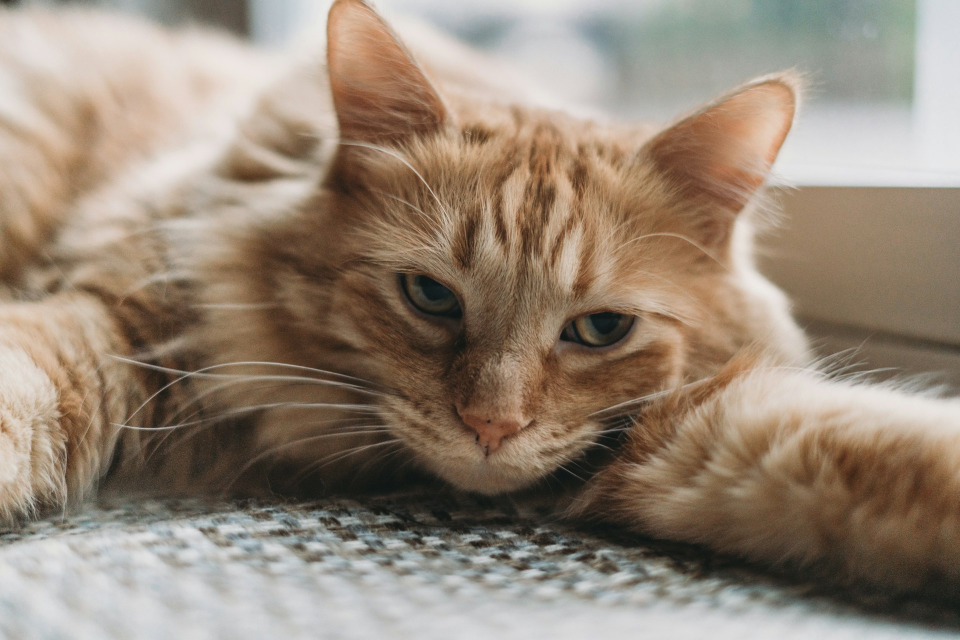
#> input picture closeup-cat-ground.jpg, 1920 x 1280 px (shown at 1/2 size)
$ python feature_detection.py closeup-cat-ground.jpg
#> lines starting #> are read from the running program, lines starting #| are printed output that depends on the picture
import sys
import time
from pathlib import Path

import cv2
import numpy as np
import pandas as pd
import matplotlib

matplotlib.use("Agg")  # we only save figures, never show them
import matplotlib.pyplot as plt


RUNS = 10                # timing repetitions (median reported)
MAX_KEYPOINTS = 1000     # common cap for every algorithm
MAX_DIM = 1200           # resize so the longest side is at most this (None = off)
MATCH_THRESHOLD = 3      # pixels, for repeatability
BORDER_MARGIN = 20       # ignore keypoints this close to the border in repeatability
SEED = 0                 # makes the noise test reproducible

BASE_DIR = Path(__file__).resolve().parent
OUTPUT_FOLDER = BASE_DIR / "feature_benchmark_results"
VISUAL_FOLDER = OUTPUT_FOLDER / "visualizations"
GRAPH_FOLDER = OUTPUT_FOLDER / "graphs"

for folder in [OUTPUT_FOLDER, VISUAL_FOLDER, GRAPH_FOLDER]:
    folder.mkdir(parents=True, exist_ok=True)


# ================================================================
# SELECT IMAGES
# ================================================================

def select_images():
    # Paths given on the command line skip the file picker
    if len(sys.argv) > 1:
        return [Path(p) for p in sys.argv[1:]]

    import tkinter as tk
    from tkinter import filedialog

    root = tk.Tk()
    root.withdraw()

    print()
    print("=" * 70)
    print("SELECT YOUR TEST IMAGES")
    print("=" * 70)
    print("A file window will open. Select one or more JPG/PNG images.")
    print()

    files = filedialog.askopenfilenames(
        title="Select images for feature detection benchmark",
        filetypes=[
            ("Image files", "*.jpg *.jpeg *.png *.bmp *.tif *.tiff"),
            ("All files", "*.*"),
        ],
    )
    root.destroy()

    if not files:
        raise SystemExit("\nNo images selected. Program stopped.")

    return [Path(f) for f in files]


image_files = select_images()

print(f"OpenCV version: {cv2.__version__}")


# ================================================================
# DETECTORS (created ONCE, outside any timer)
#
# Each entry has:
#   run        - the core OpenCV call (this is what gets timed)
#   to_kp      - converts raw output to a list of cv2.KeyPoint (not timed)
#   descriptor - object with .compute() for descriptor timing, or None
# ================================================================

def build_detectors():
    detectors = {}

    def try_build(name, builder):
        try:
            detectors[name] = builder()
        except Exception as error:
            print(f"Skipping {name}: {type(error).__name__}: {error}")

    # ---- FAST ----
    def build_fast():
        fast = cv2.FastFeatureDetector_create(threshold=10, nonmaxSuppression=True)
        return {
            "run": lambda g: fast.detect(g, None),
            "to_kp": lambda g, out: list(out),
            "descriptor": None,
        }

    # ---- Harris (response map, then threshold + non-max suppression) ----
    def build_harris():
        def run(g):
            return cv2.cornerHarris(np.float32(g), blockSize=2, ksize=3, k=0.04)

        def to_kp(g, response):
            threshold = 0.01 * response.max()
            local_max = response == cv2.dilate(response, np.ones((5, 5), np.uint8))
            ys, xs = np.where((response > threshold) & local_max)
            return [
                cv2.KeyPoint(float(x), float(y), 7.0, -1, float(response[y, x]))
                for x, y in zip(xs, ys)
            ]

        return {"run": run, "to_kp": to_kp, "descriptor": None}

    # ---- SIFT ----
    def build_sift():
        sift = cv2.SIFT_create()
        return {
            "run": lambda g: sift.detect(g, None),
            "to_kp": lambda g, out: list(out),
            "descriptor": sift,
        }

    # ---- ORB ----
    def build_orb():
        orb = cv2.ORB_create(nfeatures=MAX_KEYPOINTS)
        return {
            "run": lambda g: orb.detect(g, None),
            "to_kp": lambda g, out: list(out),
            "descriptor": orb,
        }

    # ---- MSER ----
    def build_mser():
        mser = cv2.MSER_create()

        def to_kp(g, out):
            regions, _ = out
            keypoints = []
            for region in regions:
                x, y, w, h = cv2.boundingRect(region)
                keypoints.append(
                    cv2.KeyPoint(float(x + w / 2), float(y + h / 2), float(max(w, h, 1)))
                )
            return keypoints

        return {"run": lambda g: mser.detectRegions(g), "to_kp": to_kp, "descriptor": None}

    try_build("FAST", build_fast)
    try_build("Harris", build_harris)
    try_build("SIFT", build_sift)
    try_build("ORB", build_orb)
    try_build("MSER", build_mser)

    return detectors


DETECTORS = build_detectors()
ALGORITHM_ORDER = list(DETECTORS.keys())

if not DETECTORS:
    raise SystemExit("No detectors could be created in this OpenCV build.")


# ================================================================
# HELPERS
# ================================================================

def cap_keypoints(keypoints, limit=MAX_KEYPOINTS):
    """Keep the strongest `limit` keypoints (by response, or by size if no response)."""
    if len(keypoints) <= limit:
        return keypoints

    responses = np.array([kp.response for kp in keypoints])

    if responses.max() > 0:
        key = responses
    else:
        key = np.array([kp.size for kp in keypoints])

    order = np.argsort(-key)[:limit]
    return [keypoints[i] for i in order]


def benchmark_detector(detector, gray):
    """Warm-up, then RUNS timed calls of the core function only."""
    detector["run"](gray)

    times = []
    output = None

    for _ in range(RUNS):
        start = time.perf_counter()
        output = detector["run"](gray)
        times.append((time.perf_counter() - start) * 1000)

    return {
        "output": output,
        "median_ms": float(np.median(times)),
        "std_ms": float(np.std(times)),
        "min_ms": float(np.min(times)),
        "max_ms": float(np.max(times)),
    }


def benchmark_descriptor(detector, gray, keypoints):
    """Time descriptor computation for algorithms that have one."""
    empty = {
        "count": np.nan,
        "dimensions": np.nan,
        "dtype": None,
        "memory": np.nan,
        "median_ms": np.nan,
    }

    descriptor = detector["descriptor"]

    if descriptor is None or len(keypoints) == 0:
        return empty

    descriptor.compute(gray, keypoints)  # warm-up

    times = []
    descriptors = None

    for _ in range(RUNS):
        start = time.perf_counter()
        _, descriptors = descriptor.compute(gray, keypoints)
        times.append((time.perf_counter() - start) * 1000)

    if descriptors is None:
        return empty

    return {
        "count": len(descriptors),
        "dimensions": descriptors.shape[1],
        "dtype": str(descriptors.dtype),
        "memory": int(descriptors.nbytes),
        "median_ms": float(np.median(times)),
    }


def calculate_statistics(keypoints, width, height):
    count = len(keypoints)

    if count == 0:
        return {
            "count": 0,
            "density": 0.0,
            "average_size": np.nan,
            "average_response": np.nan,
            "spatial_spread": np.nan,
        }

    sizes = np.array([kp.size for kp in keypoints], dtype=float)
    responses = np.array([kp.response for kp in keypoints], dtype=float)
    x = np.array([kp.pt[0] for kp in keypoints], dtype=float)
    y = np.array([kp.pt[1] for kp in keypoints], dtype=float)

    return {
        "count": count,
        "density": count / (width * height) * 1_000_000,
        "average_size": float(sizes.mean()),
        # MSER has no response, so report NaN instead of a misleading 0
        "average_response": float(responses.mean()) if responses.max() > 0 else np.nan,
        "spatial_spread": float(np.sqrt(x.std() ** 2 + y.std() ** 2)),
    }


def save_visualization(image, keypoints, algorithm_name, image_name):
    output = cv2.drawKeypoints(
        image, keypoints, None, flags=cv2.DrawMatchesFlags_DRAW_RICH_KEYPOINTS
    )
    filename = f"{Path(image_name).stem}_{algorithm_name.replace('-', '_')}.jpg"
    cv2.imwrite(str(VISUAL_FOLDER / filename), output)


# ================================================================
# IMAGE TRANSFORMATIONS
# Each returns (transformed_image, 2x3 matrix mapping original -> transformed).
# Photometric changes keep the geometry, so they use the identity matrix.
# ================================================================

IDENTITY = np.array([[1, 0, 0], [0, 1, 0]], dtype=np.float64)


def create_transformations(image):
    height, width = image.shape[:2]
    center = (width / 2, height / 2)
    rng = np.random.default_rng(SEED)

    transformations = {}

    # Rotation 30 degrees
    M = cv2.getRotationMatrix2D(center, 30, 1.0)
    transformations["rotation_30"] = (cv2.warpAffine(image, M, (width, height)), M)

    # Scale to 70 percent (about the image centre)
    M = cv2.getRotationMatrix2D(center, 0, 0.7)
    transformations["scale_0.7"] = (cv2.warpAffine(image, M, (width, height)), M)

    # Blur
    transformations["blur"] = (cv2.GaussianBlur(image, (9, 9), 0), IDENTITY)

    # Brightness / darkness (values are clipped at 0 and 255)
    transformations["bright"] = (cv2.convertScaleAbs(image, alpha=1.0, beta=50), IDENTITY)
    transformations["dark"] = (cv2.convertScaleAbs(image, alpha=1.0, beta=-50), IDENTITY)

    # Gaussian noise (seeded)
    noisy = image.astype(np.float32) + rng.normal(0, 20, image.shape).astype(np.float32)
    transformations["noise"] = (np.clip(noisy, 0, 255).astype(np.uint8), IDENTITY)

    return transformations


# ================================================================
# REPEATABILITY
# ================================================================

def calculate_repeatability(original_keypoints, transformed_keypoints, M, width, height):
    """
    % of original keypoints that are re-detected after the transform.
    Original points are first moved through M, and only points that stay
    well inside the image (both before and after) are counted.
    """
    if not original_keypoints or not transformed_keypoints:
        return np.nan

    original = np.array([kp.pt for kp in original_keypoints], dtype=np.float64)
    mapped = original @ M[:, :2].T + M[:, 2]
    detected = np.array([kp.pt for kp in transformed_keypoints], dtype=np.float64)

    limit = np.array([width - BORDER_MARGIN, height - BORDER_MARGIN])

    valid = (
        ((original > BORDER_MARGIN) & (original < limit)).all(axis=1)
        & ((mapped > BORDER_MARGIN) & (mapped < limit)).all(axis=1)
    )

    if not valid.any():
        return np.nan

    mapped = mapped[valid]

    distances = np.empty(len(mapped))
    chunk = 500
    for i in range(0, len(mapped), chunk):
        block = mapped[i:i + chunk]
        distances[i:i + chunk] = np.linalg.norm(
            block[:, None, :] - detected[None, :, :], axis=2
        ).min(axis=1)

    return 100.0 * float((distances <= MATCH_THRESHOLD).mean())


# ================================================================
# RUN BENCHMARK
# ================================================================

results = []

print()
print("=" * 70)
print("STARTING FEATURE DETECTION BENCHMARK")
print("=" * 70)

for image_number, image_path in enumerate(image_files, start=1):

    print()
    print("=" * 70)
    print(f"IMAGE {image_number}/{len(image_files)}: {image_path.name}")
    print("=" * 70)

    image = cv2.imread(str(image_path))
#> image is the input picture: shape (1280, 1920, 3); mean B, G, R 119.2, 134.7, 150

    if image is None:
        print(f"Could not read {image_path.name}. Skipping.")
        continue

    if MAX_DIM is not None and max(image.shape[:2]) > MAX_DIM:
        factor = MAX_DIM / max(image.shape[:2])
        image = cv2.resize(image, None, fx=factor, fy=factor, interpolation=cv2.INTER_AREA)
#> image: shape (800, 1200, 3)

    gray = cv2.cvtColor(image, cv2.COLOR_BGR2GRAY)
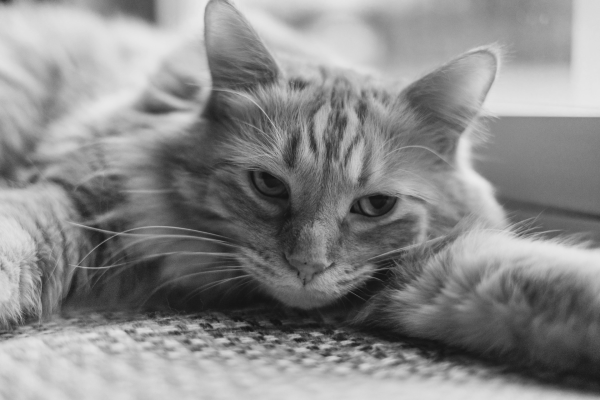
#> gray: shape (800, 1200) (shown at 1/2 size); min 17, max 236, mean 137.5
    height, width = gray.shape
    print(f"Working size: {width} x {height}")
#| Working size: 1200 x 800

    original_keypoints = {}

    # ------------------------------------------------------------
    # ORIGINAL IMAGE
    # ------------------------------------------------------------

    print()
    print("Testing original image...")

    for name, detector in DETECTORS.items():

        print(f"  {name:<10}", end="", flush=True)

        try:
            benchmark = benchmark_detector(detector, gray)

            keypoints = detector["to_kp"](gray, benchmark["output"])
            raw_count = len(keypoints)
            keypoints = cap_keypoints(keypoints)

            statistics = calculate_statistics(keypoints, width, height)
            descriptor = benchmark_descriptor(detector, gray, keypoints)

            total_time = benchmark["median_ms"] + (
                0 if np.isnan(descriptor["median_ms"]) else descriptor["median_ms"]
            )

            save_visualization(image, keypoints, name, image_path.name)
            original_keypoints[name] = keypoints

            results.append({
                "Image": image_path.name,
                "Transformation": "Original",
                "Algorithm": name,
                "Keypoints (raw)": raw_count,
                "Keypoints": statistics["count"],
                "Keypoint Density": statistics["density"],
                "Detection Time Median (ms)": benchmark["median_ms"],
                "Detection Time Std (ms)": benchmark["std_ms"],
                "Detection Time Min (ms)": benchmark["min_ms"],
                "Detection Time Max (ms)": benchmark["max_ms"],
                "Descriptor Time Median (ms)": descriptor["median_ms"],
                "Total Time Detect+Describe (ms)": total_time,
                "Average Keypoint Size": statistics["average_size"],
                "Average Response": statistics["average_response"],
                "Spatial Spread": statistics["spatial_spread"],
                "Descriptor Count": descriptor["count"],
                "Descriptor Dimensions": descriptor["dimensions"],
                "Descriptor Type": descriptor["dtype"],
                "Descriptor Memory (bytes)": descriptor["memory"],
                "Repeatability (%)": np.nan,
            })

            print(
                f"{raw_count} raw -> {statistics['count']} used, "
                f"{benchmark['median_ms']:.2f} ms"
            )

        except Exception as error:
            print(f"FAILED: {type(error).__name__}: {error}")
#> this loop made 5 passes
#> (raw_count, count in calculate_statistics, total_time) on passes 1, 3, 4, 5: (7315, 1000, 2.3), (1569, 1000, 566.9), (1000, 1000, 17.59), (225, 225, 70.03)
#> (printed output is left out)
#> pass 2, in to_kp, `local_max = response == cv2.dilate(response, np.ones((5, 5), np.uint8))`:
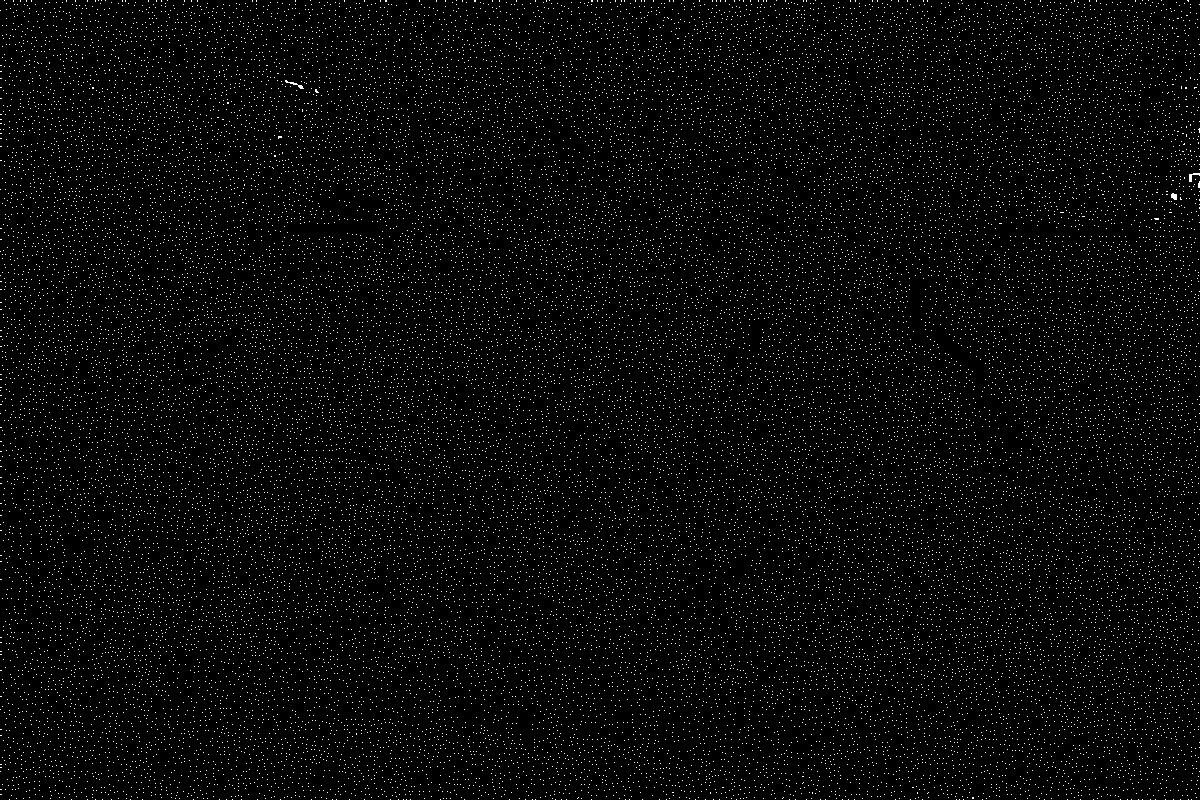
#> local_max: shape (800, 1200) bool; 2.9% white in thin lines or dots
#> after the loop, original_keypoints = 5 items; results = 5 items

    # ------------------------------------------------------------
    # TRANSFORMATIONS
    # ------------------------------------------------------------

    print()
    print("Testing image transformations...")

    transformations = create_transformations(image)
#> in create_transformations, `noisy = image.astype(np.float32) + rng.normal(0, 20, image.shape).asty..`:
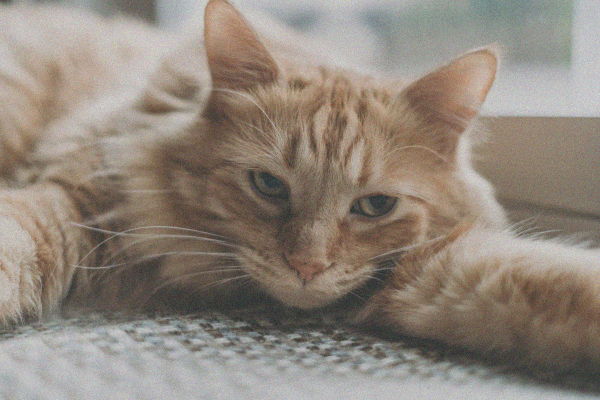
#> noisy: shape (800, 1200, 3) float32 (shown at 1/2 size); mean B, G, R 119.2, 134.7, 150; drawn with min black and max white
#> transformations = 6 items

    for transformation_name, (transformed_image, M) in transformations.items():

        transformed_gray = cv2.cvtColor(transformed_image, cv2.COLOR_BGR2GRAY)

        for name, detector in DETECTORS.items():

            if name not in original_keypoints:
                continue

            try:
                transformed_keypoints = cap_keypoints(
                    detector["to_kp"](transformed_gray, detector["run"](transformed_gray))
                )

                repeatability = calculate_repeatability(
                    original_keypoints[name], transformed_keypoints, M, width, height
                )

                statistics = calculate_statistics(transformed_keypoints, width, height)

                results.append({
                    "Image": image_path.name,
                    "Transformation": transformation_name,
                    "Algorithm": name,
                    "Keypoints": statistics["count"],
                    "Keypoint Density": statistics["density"],
                    "Average Keypoint Size": statistics["average_size"],
                    "Average Response": statistics["average_response"],
                    "Spatial Spread": statistics["spatial_spread"],
                    "Repeatability (%)": repeatability,
                })

            except Exception as error:
                print(
                    f"  {name} / {transformation_name} failed: "
                    f"{type(error).__name__}: {error}"
                )

        print(f"  {transformation_name} done")
#> this loop made 6 passes
#> (transformation_name, M) on passes 3 to 6: ('blur', [[1, 0, 0], [0, 1, 0]]), ('bright', [[1, 0, 0], [0, 1, 0]]), ('dark', [[1, 0, 0], [0, 1, 0]]), ('noise', [[1, 0, 0], [0, 1, 0]])
#> (printed output is left out)
#> pass 1, `transformed_gray = cv2.cvtColor(transformed_image, cv2.COLOR_BGR2GRAY)`:
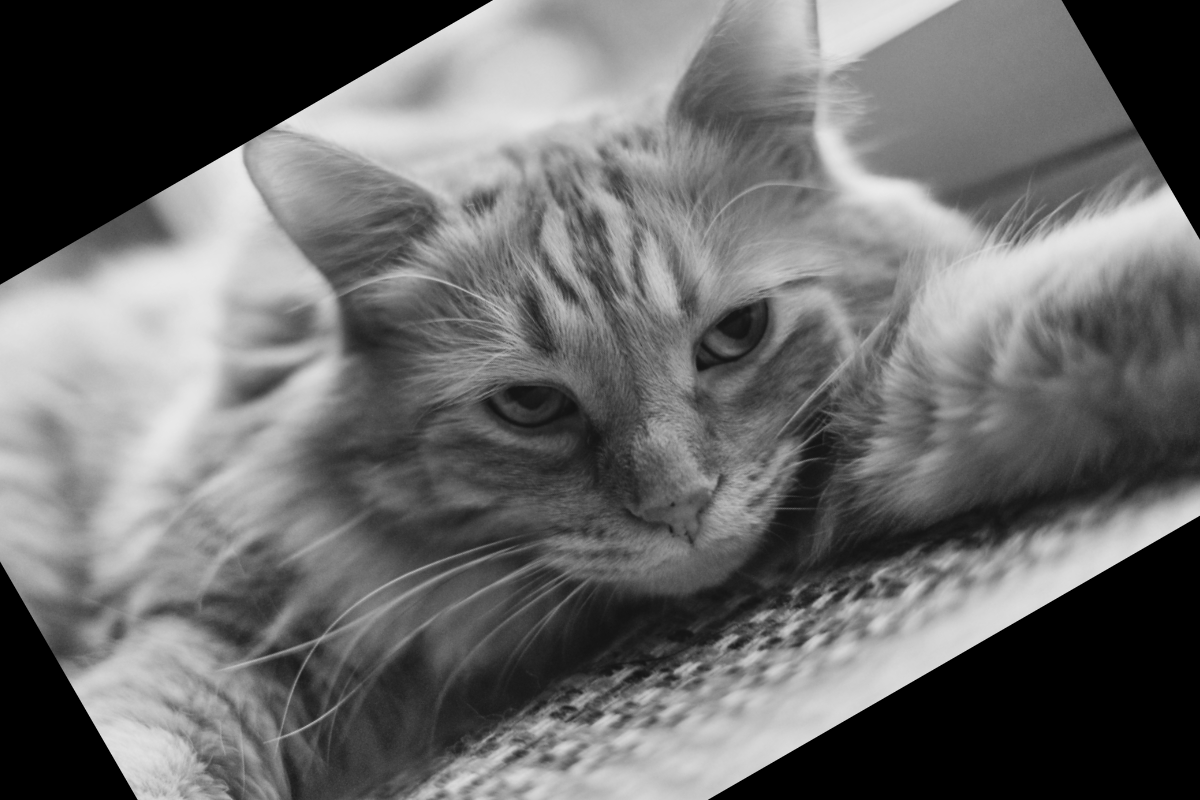
#> transformed_gray: shape (800, 1200); min 0, max 236, mean 106.4
#> after the loop, results = 35 items
#> (the rest of the program and of its run is left out)
